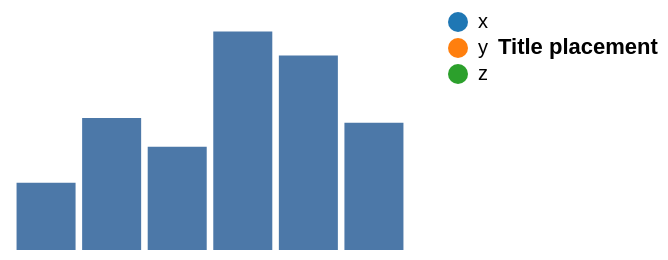

The specification (Vega-Lite) saved for this image:
### Vega specification from a JSON file in a GitHub repository (floating-point values rounded to 4 significant figures)
{"width": 200, "height": 120, "padding": 5, "data": [{"name": "t", "values": [{"a": "Alpha", "b": 28, "c": "x", "d": 1}, {"a": "Bravo", "b": 55, "c": "y", "d": 2}, {"a": "Charlie", "b": 43, "c": "x", "d": 3}, {"a": "Delta", "b": 91, "c": "z", "d": 4}, {"a": "Echo", "b": 81, "c": "y", "d": 5}, {"a": "Foxtrot", "b": 53, "c": "z", "d": 6}]}], "scales": [{"name": "x", "type": "band", "domain": {"data": "t", "field": "a"}, "range": "width", "padding": 0.1}, {"name": "y", "type": "linear", "domain": {"data": "t", "field": "b"}, "range": "height", "nice": true}, {"name": "color", "type": "ordinal", "domain": {"data": "t", "field": "c"}, "range": {"scheme": "category10"}}, {"name": "ramp", "type": "linear", "domain": {"data": "t", "field": "d"}, "range": {"scheme": "blues"}}, {"name": "size", "type": "linear", "domain": {"data": "t", "field": "b"}, "range": [10, 200]}, {"name": "shape", "type": "ordinal", "domain": {"data": "t", "field": "c"}, "range": "symbol"}, {"name": "quant", "type": "quantize", "domain": [0, 100], "range": {"scheme": "greens", "count": 4}}], "marks": [{"type": "rect", "from": {"data": "t"}, "encode": {"enter": {"x": {"scale": "x", "field": "a"}, "width": {"scale": "x", "band": 1}, "y": {"scale": "y", "field": "b"}, "y2": {"scale": "y", "value": 0}}}}], "legends": [{"fill": "color", "title": "Title placement", "titleOrient": "right", "titleAnchor": "middle", "orient": "right"}]}
